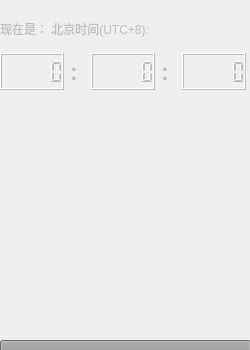
<?xml version="1.0" encoding="UTF-8"?>
<ui version="4.0">
 <class>MainWindow</class>
 <widget class="QMainWindow" name="MainWindow">
  <property name="enabled">
   <bool>false</bool>
  </property>
  <property name="geometry">
   <rect>
    <x>0</x>
    <y>0</y>
    <width>250</width>
    <height>350</height>
   </rect>
  </property>
  <property name="windowTitle">
   <string>提示</string>
  </property>
  <widget class="QWidget" name="centralwidget">
   <widget class="QWidget" name="verticalLayoutWidget">
    <property name="geometry">
     <rect>
      <x>0</x>
      <y>10</y>
      <width>246</width>
      <height>80</height>
     </rect>
    </property>
    <layout class="QVBoxLayout" name="time_bar">
     <item>
      <widget class="QLabel" name="time">
       <property name="text">
        <string>现在是： 北京时间(UTC+8):</string>
       </property>
      </widget>
     </item>
     <item>
      <layout class="QHBoxLayout" name="time_tick">
       <item>
        <widget class="QLCDNumber" name="h"/>
       </item>
       <item>
        <widget class="QLabel" name="sep_1">
         <property name="font">
          <font>
           <pointsize>17</pointsize>
           <weight>75</weight>
           <bold>true</bold>
          </font>
         </property>
         <property name="text">
          <string>:</string>
         </property>
        </widget>
       </item>
       <item>
        <widget class="QLCDNumber" name="m"/>
       </item>
       <item>
        <widget class="QLabel" name="sep_2">
         <property name="font">
          <font>
           <pointsize>17</pointsize>
           <weight>75</weight>
           <bold>true</bold>
          </font>
         </property>
         <property name="text">
          <string>:</string>
         </property>
        </widget>
       </item>
       <item>
        <widget class="QLCDNumber" name="s"/>
       </item>
      </layout>
     </item>
    </layout>
   </widget>
   <widget class="QProgressBar" name="time_left">
    <property name="geometry">
     <rect>
      <x>0</x>
      <y>340</y>
      <width>251</width>
      <height>23</height>
     </rect>
    </property>
    <property name="maximum">
     <number>300</number>
    </property>
    <property name="value">
     <number>300</number>
    </property>
    <property name="textVisible">
     <bool>false</bool>
    </property>
   </widget>
  </widget>
 </widget>
 <resources/>
 <connections/>
</ui>
